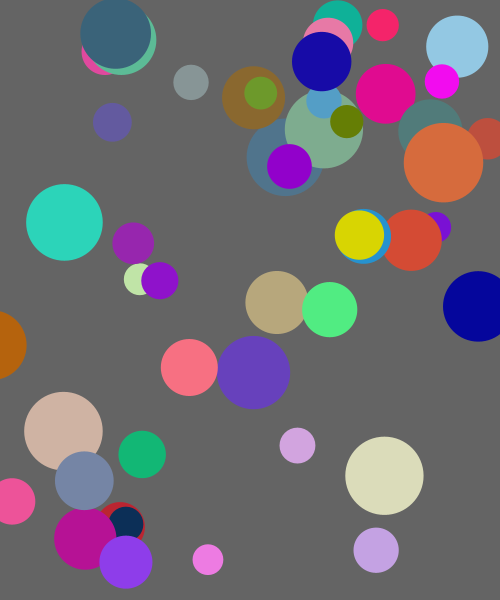
Frame 1 (no input)
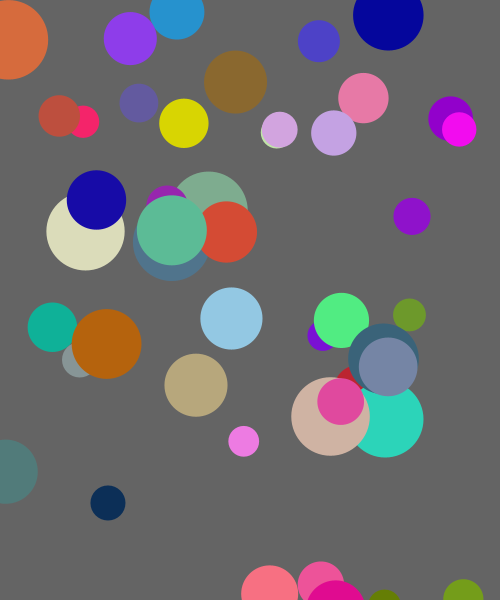
Frame 60 (the mouse pressed at the canvas centre just before this capture)
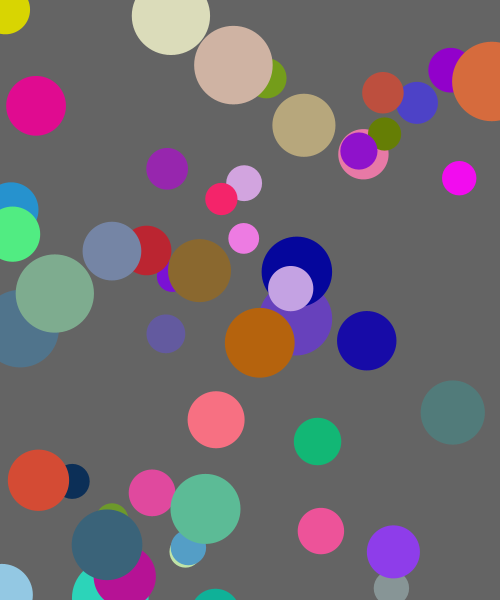
Frame 120 (the mouse held since frame 60 and released just before this capture)

The Processing sketch that drew these frames (run headless with seeded random() and noise(); from frame 60 on, the mouse is pressed at the canvas centre):

// Processing sketch: inclass_objects
// ── inclass_objects.pde
Ball[] balls = new Ball[50];

void setup () {
  size(500, 600);
  for (int i=0; i<balls.length; i++) {
    balls[i] = new Ball( random(width), random(height), random(30, 80) ); //constructor
  }
}

void draw () {
  background(100);
  for (int i=0; i<balls.length; i++) {
    //update values
    balls[i].move();
    //check
    balls[i].bounce();
    //display
    balls[i].display();
  }
}

class Ball {
  //fields (variables)
  float x;
  float y;
  float size;
  float xSpeed;
  float ySpeed;
  color c;

  //constructor
  Ball(float tempX, float tempY, float tempSize) {
    x = tempX;
    y = tempY;
    size = tempSize;
    xSpeed = random(-50, 1);
    ySpeed = random(-20, 5);
    c = color( random(255), random(255), random(255) );
  }

  //methods (functions)
  void display() {
    fill (c);
    noStroke();
    ellipse(x, y, size, size);
  }
  void move() {
    x = x+xSpeed;
    y = y+ySpeed;
  }
  void bounce() {
    if (x < 0 || x > width) {
      xSpeed = -xSpeed;
    }
    if (y < 0 || y > height) {
      ySpeed = -ySpeed;
    }
  }
}
